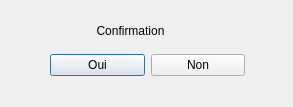
<?xml version="1.0" encoding="UTF-8"?>
<ui version="4.0">
 <class>DialogConfirmation</class>
 <widget class="QDialog" name="DialogConfirmation">
  <property name="geometry">
   <rect>
    <x>0</x>
    <y>0</y>
    <width>293</width>
    <height>107</height>
   </rect>
  </property>
  <property name="windowTitle">
   <string>Dialog</string>
  </property>
  <widget class="QLabel" name="labelConfirmation">
   <property name="geometry">
    <rect>
     <x>10</x>
     <y>10</y>
     <width>241</width>
     <height>41</height>
    </rect>
   </property>
   <property name="text">
    <string>Confirmation</string>
   </property>
   <property name="alignment">
    <set>Qt::AlignCenter</set>
   </property>
  </widget>
  <widget class="QWidget" name="horizontalLayoutWidget">
   <property name="geometry">
    <rect>
     <x>50</x>
     <y>50</y>
     <width>195</width>
     <height>31</height>
    </rect>
   </property>
   <layout class="QHBoxLayout" name="horizontalLayout">
    <item>
     <widget class="QPushButton" name="pushButtonOui">
      <property name="text">
       <string>Oui</string>
      </property>
     </widget>
    </item>
    <item>
     <widget class="QPushButton" name="pushButtonNon">
      <property name="text">
       <string>Non</string>
      </property>
     </widget>
    </item>
   </layout>
  </widget>
 </widget>
 <resources/>
 <connections/>
</ui>
